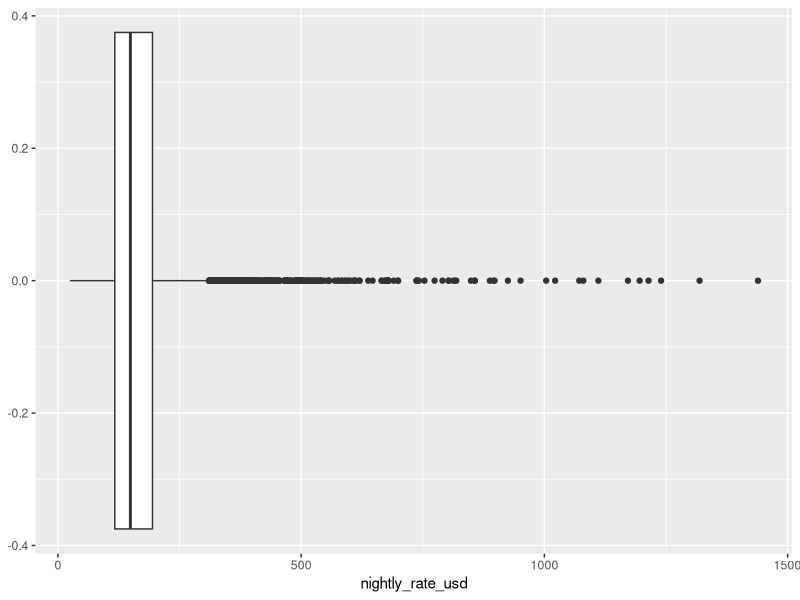

Reproduce this figure in R.
## ---- chunk 1
knitr::opts_chunk$set(echo = TRUE)
## ---- chunk 2
library(tidyverse)
library(ggplot2)
## ---- chunk 3
booking_data <- read.csv("data/NDAQ-CHB.csv")
## ---- chunk 4
# Check for missing values
sum(is.na(booking_data))

colSums(is.na(booking_data)) %>% 
  as.data.frame() %>% 
  filter(. > 0) %>% 
  rownames_to_column() %>% 
  rename("Column with NA" = 1,
         "Count of NA" = 2)
## ---- chunk 5
# Check for empty values
colSums(booking_data == "") %>% 
  as.data.frame() %>% 
  filter(. > 0) %>% 
  rownames_to_column() %>% 
  rename("Column with EMPTY" = 1,
         "Count of EMPTY" = 2)
## ---- chunk 6
# Check for duplicate
booking_data %>% 
  filter(duplicated(reservation_id))
## ---- chunk 7
# Outlier detection
booking_data %>% 
  ggplot(aes(x = nightly_rate_usd)) +
  geom_boxplot()

# Using z-score
booking_data %>% 
  mutate(z_score = (nightly_rate_usd - mean(nightly_rate_usd)) / sd(nightly_rate_usd)) %>% 
  filter(abs(z_score) > 3)
## ---- chunk 8
booking_data <- booking_data %>% 
  # Initial cleaning
  mutate(across(c(added_date, modified_date, created_date, check_in, check_out, cancel_date), as.Date)) %>% 
  mutate(start_bed_type = gsub(",", "", start_bed_type),
         start_cancel_policy = ifelse(start_cancel_policy == "6 Or More Days Before Checkin", "6 or More Days Before Checkin", start_cancel_policy)) 
## ---- chunk 9
data <- booking_data %>% 
  mutate(free_wifi = ifelse(grepl("Free Wifi", start_amenities), 1,0),
         free_breakfast = ifelse(grepl("Free Breakfast", start_amenities), 1,0),
         free_parking = ifelse(grepl("Free Breakfast", start_amenities), 1,0),
         concierge = ifelse(grepl("Concierge", start_amenities), 1,0),
         amenities = free_wifi+free_breakfast+free_parking+concierge,
         cancelled = ifelse(!is.na(cancel_date),1,0),
         cancel_after_booking = as.numeric(cancel_date - created_date),
         cancel_before_checkin = as.numeric(check_in - cancel_date),
         leadtime = as.numeric(check_in - created_date),
         checkin_month = month(check_in),
         weekday_booking = mapply(function(x,y) sum(!weekdays(seq(x, y,"days")) %in% c("Saturday", "Sunday")), check_in,check_out),
         weekdend_booking = mapply(function(x,y) sum(weekdays(seq(x, y,"days")) %in% c("Saturday", "Sunday")), check_in,check_out),
         booking_change = ifelse(added_date == modified_date, 0,1),
         ) %>% 
  # Previous cancellation per company (client)
  group_by(company_id) %>% 
  mutate(client_cancellation = sum(cancelled)) %>% 
  ungroup() %>% 
  # Previous cancellation per agency
  group_by(agency_id) %>% 
  mutate(agency_cancellation = sum(cancelled)) %>% 
  ungroup() %>% 
  # Previous cancellation per hotel
  group_by(hotel_brand_name) %>% 
  mutate(hotel_cancellation = sum(cancelled)) %>% 
  ungroup()
## ---- chunk 10
